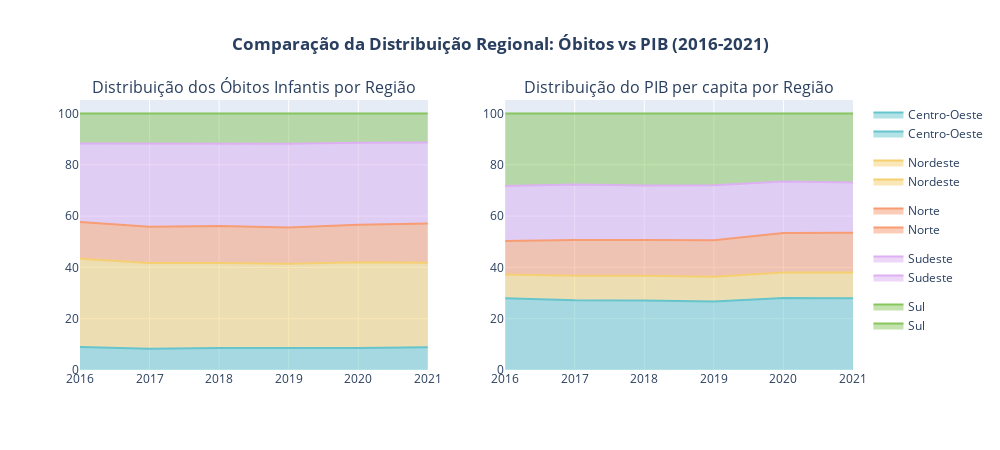

The notebook cell this image was saved under:
### Markdown cell above
<a id="1"></a>
### 1 - Existe correlação entre o PIB per capita de uma região e a taxa de mortalidade infantil?

#### Com base na análise comparativa entre a distribuição regional dos óbitos infantis e a do PIB per capita, é possível identificar uma correlação negativa entre essas duas variáveis. Os gráficos mostram que regiões com maior participação no PIB per capita, como o Sul, Sudeste e Centro-Oeste, concentram proporcionalmente menos óbitos infantis ao longo dos anos analisados. Em contrapartida, o Nordeste, que apresenta a menor fatia de participação no PIB per capita lidera na proporção de mortalidade infantil.

### Code cell
# 1. Preparação dos dados
df_obitos = pd.read_csv('dataFrame/BrStatsAtualizada.csv', sep=';', low_memory=False)
df_pib = pd.read_csv('pib_per_capita/pib_per_capita_regioes.csv')

# Converter dados numéricos
df_obitos['NrObitosInfantis'] = df_obitos['NrObitosInfantis'].astype(str).str.replace('.','').str.replace(',','.').astype(float)
df_obitos['Ano'] = df_obitos['Ano'].astype(str)
df_pib['Ano'] = df_pib['Ano'].astype(str)

# Agregar e juntar dados
df_agregado = df_obitos.groupby(['Ano', 'Regiao'])['NrObitosInfantis'].sum().reset_index()
df_final = pd.merge(df_agregado, df_pib, on=['Ano', 'Regiao'])

# 2. Criar gráfico de área percentual para Óbitos
fig_obitos = px.area(
    df_final,
    x='Ano',
    y='NrObitosInfantis',
    color='Regiao',
    title='<b>Distribuição Percentual dos Óbitos Infantis por Região</b>',
    labels={'NrObitosInfantis': 'Participação % nos Óbitos', 'Ano': 'Ano'},
    groupnorm='percent',  # Normaliza para 100%
    color_discrete_sequence=px.colors.qualitative.Pastel
)

# 3. Criar gráfico de área percentual para PIB
fig_pib = px.area(
    df_final,
    x='Ano',
    y='PIB_per_capita',
    color='Regiao',
    title='<b>Distribuição Percentual do PIB per capita por Região</b>',
    labels={'PIB_per_capita': 'Participação % no PIB', 'Ano': 'Ano'},
    groupnorm='percent',  # Normaliza para 100%
    color_discrete_sequence=px.colors.qualitative.Pastel
)

# 4. Ajustar layouts
for fig in [fig_obitos, fig_pib]:
    fig.update_layout(
        height=400,
        width=800,
        hovermode='x unified',
        yaxis=dict(ticksuffix='%'),
        legend=dict(orientation='h', yanchor='bottom', y=1.02),
        margin=dict(l=50, r=50, t=80, b=50)
    )
    fig.update_traces(
        hovertemplate='<b>%{color}</b><br>Ano: %{x}<br>Participação: %{y:.1f}%'
    )

# 5. Exibir gráficos lado a lado
from plotly.subplots import make_subplots

final_fig = make_subplots(rows=1, cols=2, subplot_titles=(
    'Distribuição dos Óbitos Infantis por Região',
    'Distribuição do PIB per capita por Região'
))

for trace in fig_obitos.data:
    final_fig.add_trace(trace, row=1, col=1)
    
for trace in fig_pib.data:
    final_fig.add_trace(trace, row=1, col=2)

final_fig.update_layout(
    height=450,
    width=1000,
    showlegend=True,
    title_text='<b>Comparação da Distribuição Regional: Óbitos vs PIB (2016-2021)</b>',
    title_x=0.5
)

final_fig.show()

### Figure 1 — Plotly figure (JSON) as saved in the notebook; plotly's stock layout.template omitted (floating-point values rounded to 4 significant figures)
{"data": [{"fillpattern": {"shape": ""}, "groupnorm": "percent", "hovertemplate": "<b>%{color}</b><br>Ano: %{x}<br>Participação: %{y:.1f}%", "legendgroup": "Centro-Oeste", "line": {"color": "rgb(102, 197, 204)"}, "marker": {"symbol": "circle"}, "mode": "lines", "name": "Centro-Oeste", "orientation": "v", "showlegend": true, "stackgroup": "1", "type": "scatter", "x": ["2016", "2017", "2018", "2019", "2020", "2021"], "xaxis": "x", "y": [2978.0, 2845.0, 2901.0, 2854.0, 2578.0, 2687.0], "yaxis": "y"}, {"fillpattern": {"shape": ""}, "groupnorm": "percent", "hovertemplate": "<b>%{color}</b><br>Ano: %{x}<br>Participação: %{y:.1f}%", "legendgroup": "Nordeste", "line": {"color": "rgb(246, 207, 113)"}, "marker": {"symbol": "circle"}, "mode": "lines", "name": "Nordeste", "orientation": "v", "showlegend": true, "stackgroup": "1", "type": "scatter", "x": ["2016", "2017", "2018", "2019", "2020", "2021"], "xaxis": "x", "y": [11490.0, 11480.0, 11300.0, 11020.0, 9983.0, 10040.0], "yaxis": "y"}, {"fillpattern": {"shape": ""}, "groupnorm": "percent", "hovertemplate": "<b>%{color}</b><br>Ano: %{x}<br>Participação: %{y:.1f}%", "legendgroup": "Norte", "line": {"color": "rgb(248, 156, 116)"}, "marker": {"symbol": "circle"}, "mode": "lines", "name": "Norte", "orientation": "v", "showlegend": true, "stackgroup": "1", "type": "scatter", "x": ["2016", "2017", "2018", "2019", "2020", "2021"], "xaxis": "x", "y": [4765.0, 4820.0, 4890.0, 4732.0, 4379.0, 4638.0], "yaxis": "y"}, {"fillpattern": {"shape": ""}, "groupnorm": "percent", "hovertemplate": "<b>%{color}</b><br>Ano: %{x}<br>Participação: %{y:.1f}%", "legendgroup": "Sudeste", "line": {"color": "rgb(220, 176, 242)"}, "marker": {"symbol": "circle"}, "mode": "lines", "name": "Sudeste", "orientation": "v", "showlegend": true, "stackgroup": "1", "type": "scatter", "x": ["2016", "2017", "2018", "2019", "2020", "2021"], "xaxis": "x", "y": [10220.0, 11130.0, 10990.0, 10920.0, 9567.0, 9622.0], "yaxis": "y"}, {"fillpattern": {"shape": ""}, "groupnorm": "percent", "hovertemplate": "<b>%{color}</b><br>Ano: %{x}<br>Participação: %{y:.1f}%", "legendgroup": "Sul", "line": {"color": "rgb(135, 197, 95)"}, "marker": {"symbol": "circle"}, "mode": "lines", "name": "Sul", "orientation": "v", "showlegend": true, "stackgroup": "1", "type": "scatter", "x": ["2016", "2017", "2018", "2019", "2020", "2021"], "xaxis": "x", "y": [3898.0, 4031.0, 3931.0, 3947.0, 3397.0, 3425.0], "yaxis": "y"}, {"fillpattern": {"shape": ""}, "groupnorm": "percent", "hovertemplate": "<b>%{color}</b><br>Ano: %{x}<br>Participação: %{y:.1f}%", "legendgroup": "Centro-Oeste", "line": {"color": "rgb(102, 197, 204)"}, "marker": {"symbol": "circle"}, "mode": "lines", "name": "Centro-Oeste", "orientation": "v", "showlegend": true, "stackgroup": "1", "type": "scatter", "x": ["2016", "2017", "2018", "2019", "2020", "2021"], "xaxis": "x2", "y": [31210.0, 31690.0, 33630.0, 34710.0, 43260.0, 55590.0], "yaxis": "y2"}, {"fillpattern": {"shape": ""}, "groupnorm": "percent", "hovertemplate": "<b>%{color}</b><br>Ano: %{x}<br>Participação: %{y:.1f}%", "legendgroup": "Nordeste", "line": {"color": "rgb(246, 207, 113)"}, "marker": {"symbol": "circle"}, "mode": "lines", "name": "Nordeste", "orientation": "v", "showlegend": true, "stackgroup": "1", "type": "scatter", "x": ["2016", "2017", "2018", "2019", "2020", "2021"], "xaxis": "x2", "y": [10260.0, 11210.0, 12050.0, 12660.0, 15290.0, 19940.0], "yaxis": "y2"}, {"fillpattern": {"shape": ""}, "groupnorm": "percent", "hovertemplate": "<b>%{color}</b><br>Ano: %{x}<br>Participação: %{y:.1f}%", "legendgroup": "Norte", "line": {"color": "rgb(248, 156, 116)"}, "marker": {"symbol": "circle"}, "mode": "lines", "name": "Norte", "orientation": "v", "showlegend": true, "stackgroup": "1", "type": "scatter", "x": ["2016", "2017", "2018", "2019", "2020", "2021"], "xaxis": "x2", "y": [14650.0, 16270.0, 17310.0, 18440.0, 23680.0, 30630.0], "yaxis": "y2"}, {"fillpattern": {"shape": ""}, "groupnorm": "percent", "hovertemplate": "<b>%{color}</b><br>Ano: %{x}<br>Participação: %{y:.1f}%", "legendgroup": "Sudeste", "line": {"color": "rgb(220, 176, 242)"}, "marker": {"symbol": "circle"}, "mode": "lines", "name": "Sudeste", "orientation": "v", "showlegend": true, "stackgroup": "1", "type": "scatter", "x": ["2016", "2017", "2018", "2019", "2020", "2021"], "xaxis": "x2", "y": [23870.0, 25230.0, 26400.0, 27900.0, 31050.0, 38930.0], "yaxis": "y2"}, {"fillpattern": {"shape": ""}, "groupnorm": "percent", "hovertemplate": "<b>%{color}</b><br>Ano: %{x}<br>Participação: %{y:.1f}%", "legendgroup": "Sul", "line": {"color": "rgb(135, 197, 95)"}, "marker": {"symbol": "circle"}, "mode": "lines", "name": "Sul", "orientation": "v", "showlegend": true, "stackgroup": "1", "type": "scatter", "x": ["2016", "2017", "2018", "2019", "2020", "2021"], "xaxis": "x2", "y": [31520.0, 32280.0, 34940.0, 36430.0, 40790.0, 53440.0], "yaxis": "y2"}], "layout": {"annotations": [{"font": {"size": 16}, "showarrow": false, "text": "Distribuição dos Óbitos Infantis por Região", "x": 0.225, "xanchor": "center", "xref": "paper", "y": 1, "yanchor": "bottom", "yref": "paper"}, {"font": {"size": 16}, "showarrow": false, "text": "Distribuição do PIB per capita por Região", "x": 0.775, "xanchor": "center", "xref": "paper", "y": 1, "yanchor": "bottom", "yref": "paper"}], "height": 450, "showlegend": true, "title": {"text": "<b>Comparação da Distribuição Regional: Óbitos vs PIB (2016-2021)</b>", "x": 0.5}, "width": 1000, "xaxis": {"anchor": "y", "domain": [0, 0.45]}, "xaxis2": {"anchor": "y2", "domain": [0.55, 1]}, "yaxis": {"anchor": "x", "domain": [0, 1]}, "yaxis2": {"anchor": "x2", "domain": [0, 1]}}}
